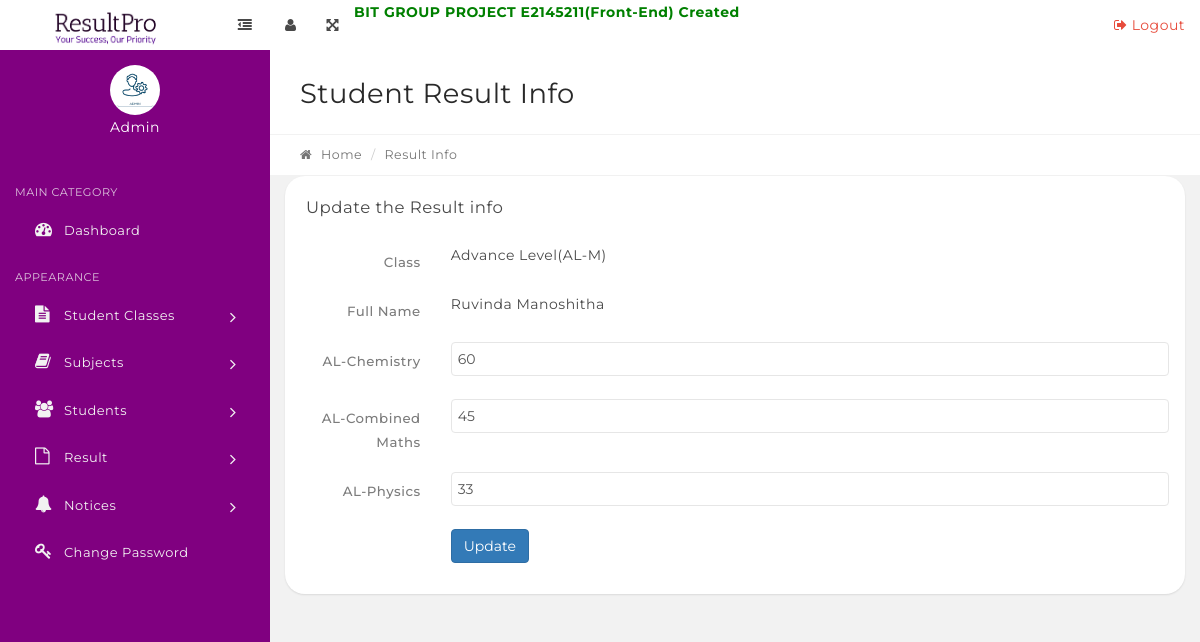
/ResultPro/edit-result.php?stid=10, run on the app's committed database.
### tables this page shows
CREATE TABLE `tblstudents` (
  `StudentId` int(11) NOT NULL,
  `StudentName` varchar(100) DEFAULT NULL,
  `RollId` varchar(100) DEFAULT NULL,
  `StudentEmail` varchar(100) DEFAULT NULL,
  `Gender` varchar(10) DEFAULT NULL,
  `DOB` varchar(100) DEFAULT NULL,
  `ClassId` int(11) DEFAULT NULL,
  `RegDate` timestamp NULL DEFAULT current_timestamp(),
  `UpdationDate` timestamp NULL DEFAULT NULL,
  `Status` int(1) DEFAULT NULL
);

CREATE TABLE `tblclasses` (
  `id` int(11) NOT NULL,
  `ClassName` varchar(80) DEFAULT NULL,
  `ClassNameNumeric` int(4) DEFAULT NULL,
  `Section` varchar(5) DEFAULT NULL,
  `CreationDate` timestamp NULL DEFAULT current_timestamp(),
  `UpdationDate` timestamp NULL DEFAULT NULL
);

CREATE TABLE `tblresult` (
  `id` int(11) NOT NULL,
  `StudentId` int(11) DEFAULT NULL,
  `ClassId` int(11) DEFAULT NULL,
  `SubjectId` int(11) DEFAULT NULL,
  `marks` int(11) DEFAULT NULL,
  `PostingDate` timestamp NULL DEFAULT current_timestamp(),
  `UpdationDate` timestamp NULL DEFAULT NULL
);

CREATE TABLE `tblsubjects` (
  `id` int(11) NOT NULL,
  `SubjectName` varchar(100) NOT NULL,
  `SubjectCode` varchar(100) DEFAULT NULL,
  `Creationdate` timestamp NULL DEFAULT current_timestamp(),
  `UpdationDate` timestamp NULL DEFAULT NULL
);

### ResultPro/edit-result.php (the view, shortened to what this page needs)
<?php
include('includes/config.php');
if(strlen($_SESSION['alogin'])=="")
    {
    header("Location: index.php");
    }
    else{
$stid=intval($_GET['stid']);
?>
  <?php include('includes/topbar.php');?>
            <div class="content-wrapper">
                <div class="content-container">
                   <?php include('includes/leftbar.php');?>
                    <div class="main-page">
                     <div class="container-fluid">
                            <div class="row page-title-div">
                                <div class="col-md-6">
                                    <h2 class="title">Student Result Info</h2>
                                </div>
                            </div>
                            <div class="row breadcrumb-div">
                                <div class="col-md-6">
                                    <ul class="breadcrumb">
                                        <li><a href="dashboard.php"><i class="fa fa-home"></i> Home</a></li>
                                        <li class="active">Result Info</li>
                                    </ul>
                                </div>
                            </div>
                        </div>
                        <div class="container-fluid">
                        <div class="row">
                                    <div class="col-md-12">
                                        <div class="panel">
                                            <div class="panel-heading">
                                                <div class="panel-title">
                                                    <h5>Update the Result info</h5>
                                                </div>
                                            </div>
                                            <div class="panel-body">
                                                <form class="form-horizontal" method="post">
<?php
$ret = "SELECT tblstudents.StudentName,tblclasses.ClassName,tblclasses.Section from tblresult join tblstudents on tblresult.StudentId=tblresult.StudentId join tblsubjects on tblsubjects.id=tblresult.SubjectId join tblclasses on tblclasses.id=tblstudents.ClassId where tblstudents.StudentId=:stid limit 1";
$stmt = $dbh->prepare($ret);
$stmt->bindParam(':stid',$stid,PDO::PARAM_STR);
$stmt->execute();
$result=$stmt->fetchAll(PDO::FETCH_OBJ);
if($stmt->rowCount() > 0)
{
foreach($result as $row)
{  ?>
                                                    <div class="form-group">
                                            <label for="default" class="col-sm-2 control-label">Class</label>
                                                        <div class="col-sm-10">
<?php echo htmlentities($row->ClassName)?>(<?php echo htmlentities($row->Section)?>)
                                                        </div>
                                                    </div>
<div class="form-group">
<label for="default" class="col-sm-2 control-label">Full Name</label>
<div class="col-sm-10">
<?php echo htmlentities($row->StudentName);?>
</div>
</div>
<?php } }?>
<?php
$sql = "SELECT distinct tblstudents.StudentName,tblstudents.StudentId,tblclasses.ClassName,tblclasses.Section,tblsubjects.SubjectName,tblresult.marks,tblresult.id as resultid from tblresult join tblstudents on tblstudents.StudentId=tblresult.StudentId join tblsubjects on tblsubjects.id=tblresult.SubjectId join tblclasses on tblclasses.id=tblstudents.ClassId where tblstudents.StudentId=:stid ";
$query = $dbh->prepare($sql);
$query->bindParam(':stid',$stid,PDO::PARAM_STR);
$query->execute();
$results=$query->fetchAll(PDO::FETCH_OBJ);
if($query->rowCount() > 0)
{
foreach($results as $result)
{  ?>
<div class="form-group">
<label for="default" class="col-sm-2 control-label"><?php echo htmlentities($result->SubjectName)?></label>
<div class="col-sm-10">
<input type="text" name="marks[]" class="form-control" id="marks" value="<?php echo htmlentities($result->marks)?>" maxlength="5" required="required" autocomplete="off">
</div>
</div>
<?php }} ?>
                                                    <div class="form-group">
                                                        <div class="col-sm-offset-2 col-sm-10">
                                                            <button type="submit" name="submit" class="btn btn-primary">Update</button>
                                                        </div>
                                                    </div>
                                                </form>
                                            </div>
                                        </div>
                                    </div>
                                </div>
                    </div>
                </div>
            </div>
<?php include('includes/footer.php');?>
<?PHP } ?>

### data on the page
tblstudents: ClassId.ClassName "Advance Level", ClassId.Section "AL-M", StudentName "Ruvinda Manoshitha"
tblresult: SubjectId.SubjectName "AL-Chemistry", marks "60"
tblresult: SubjectId.SubjectName "AL-Combined Maths", marks "45"
tblresult: SubjectId.SubjectName "AL-Physics", marks "33"
